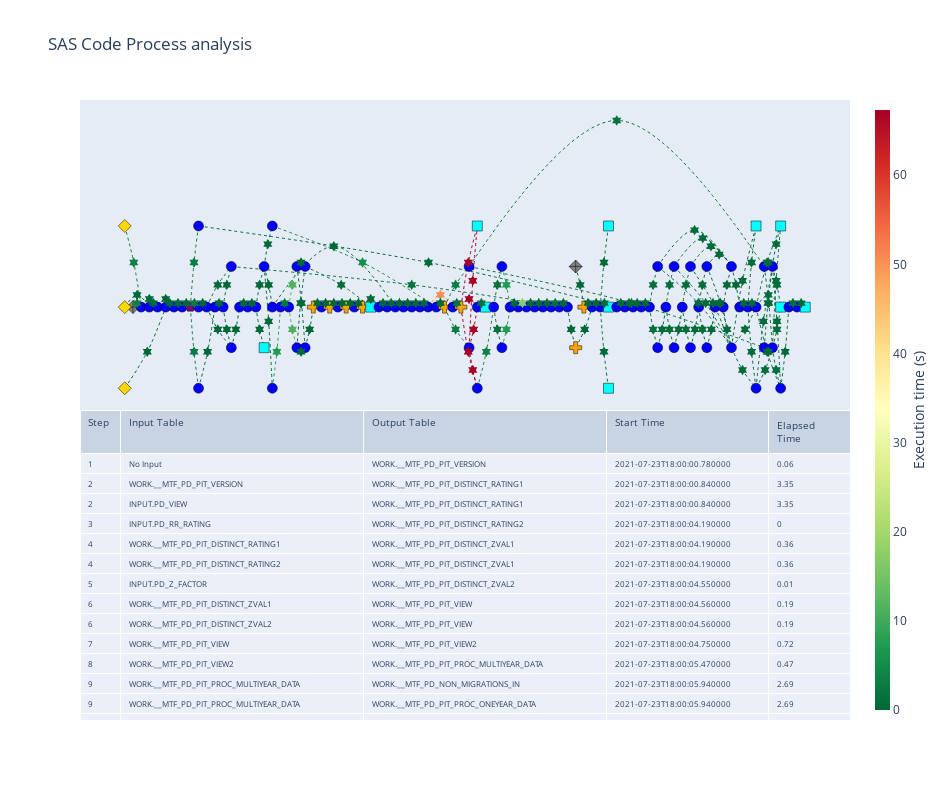

Notebook cell for this chart:
### Code cell
#====================================================================================
# 1. Create Graph
G = nx.from_pandas_edgelist(df,
                            'Source Node Id', 'Target Node Id',
                            ['Input Table', 'Output Table', 'Step','Start Time','Elapsed Time'],
                            create_using=nx.DiGraph())

#====================================================================================
# 2. Add Attributes

# 2.1 Define node type
nx.set_node_attributes(G, "", "node_type") 
nx.set_node_attributes(G, node_attr, "node_type")

# 2.2 Define offset and table name for nodes
node_tables = {}
node_offset = {}
for node in G.nodes():
    node_tables[node] = node.split(": ")[1]
    node_offset[node] = int(node.split(" ")[1].replace(r":", "")) + 1
nx.set_node_attributes(G, node_tables, "Table Name")
nx.set_node_attributes(G, node_offset, "offset")

#====================================================================================
# 3. Drop unused nodes
remove = [node for node,node_table in dict(G.nodes.data("Table Name")).items() if node_table == 'No Input']
G.remove_nodes_from(remove)

#====================================================================================
# 4. Add coordinates
G, edge_x_coords, edge_y_coords, edge_text_x_coords, edge_text_y_coords = get_coordinates(G)

#====================================================================================
# 5. Create edge lines
edge_trace, edge_text_trace = get_edge_trace(G,
                                             edge_x_coords, edge_y_coords,
                                             edge_text_x_coords, edge_text_y_coords)

#====================================================================================
# 6. Create node lines
node_trace = get_node_trace(G)

#====================================================================================
# 7. Plot
# 7.1. Base
fig = make_subplots(rows=2, cols=1,
                    shared_xaxes=True,
                    vertical_spacing=0,
                    specs=[[{"type": "scatter"}], [{"type": "table"}]])

# 7.2. Network plot
# Draw each edge as a separate plot
for i in range(len(edge_trace)):
    fig.add_trace(edge_trace[i], row=1, col=1) 
# Nodes
fig.add_trace(node_trace, row=1, col=1)
# Text
fig.add_trace(edge_text_trace, row=1, col=1) 

# 7.3. Table plot
df_plot = df[['Step','Input Table','Output Table','Start Time','Elapsed Time']]
fig.add_trace(go.Table(columnwidth=[1,6,6,4,2,2],
                       header=dict(values=list(df_plot.columns),
                                   font=dict(size=10),
                                   align="left"),
                       cells=dict(values=[df_plot[k].tolist() for k in df_plot.columns],
                                  font=dict(size=8),
                                  align = "left")),
              row=2, col=1)

# 7.4. Plot correction
fig.update_layout(width=950, height=800,
                  showlegend=False,
                  title_text="SAS Code Process analysis",
                  xaxis=dict(showgrid=False, zeroline=False, showticklabels=False),
                  yaxis=dict(showgrid=False, zeroline=False, showticklabels=False))

fig.show()
